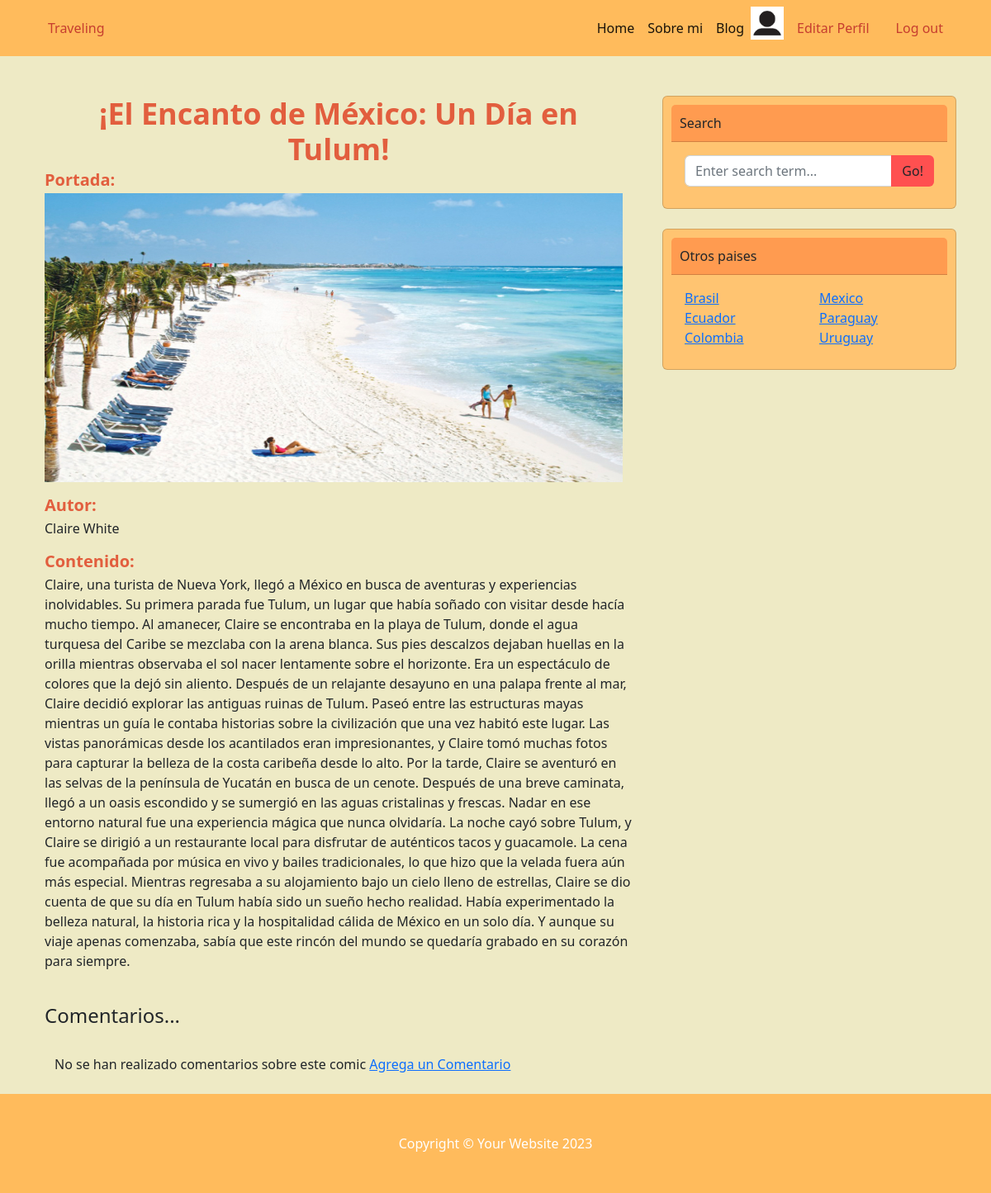
Page /final/blog_vista/5/ (signed in) on the committed database.
### final/models.py (models this page shows)
class Blog(models.Model):
    titulo = models.CharField(max_length=200)
    contenido = models.TextField()  # Cambia a TextField
    imagen = models.ImageField(upload_to='blog_images/', blank=True, null=True)
    autor = models.CharField(max_length=70)

### final/views.py (the view)
# urls.py: path('blog_vista/<int:pk>/', Blogvista.as_view(), name="blog_vista"),
class Blogvista(DetailView, LoginRequiredMixin):
    model = Blog
    success_url = reverse_lazy("blog_lista")
    template_name = "final/blog_vista.html"
    def get_context_data(self, **kwargs):
        context = super().get_context_data(**kwargs)
        context['avatar'] = obtenerAvatar(self.request)
        return context

### final/views.py (called while the page is built)
def obtenerAvatar(request):
    avatar = Avatar.objects.filter(user=request.user.id)
    if len(avatar) != 0:
        return avatar[0].imagen.url
    else:
        return "/media/avatar/avatarpordefecto.jpg"

### final/templates/final/blog_vista.html
{% extends "final/padre.html" %}
{% load static %}
{% block contenido_que_cambia %}
<div class="container">
    <h1 class="fw-bolder mb-1" style="text-align: center; font-size: 36px; color: #E25E3E;">{{blog.titulo}}</h1>
    {% if blog.imagen %}
        <h5 class="fw-bolder mb-1" style="color: #E25E3E;">Portada: </h5>
        <p><img src="{{blog.imagen.url}}" style="width: 700px; height: 350px;" alt="blog"></p>
    {% endif %}
    <p><h5 class="fw-bolder mb-1" style="color: #E25E3E;">Autor: </h5> {{blog.autor}}</p>
    <p><h5 class="fw-bolder mb-1" style="color: #E25E3E;">Contenido: </h5> {{blog.contenido}}</p>
</div>
<br>
<div class="container">
    <h4>Comentarios...</h4>
    <br>
    <div class="container">
        {% if not comentario.mensaje.all %}
        No se han realizado comentarios sobre este comic
        {% else %}
            {% for mensaje in comntario.mensaje.all %}
                <p><strong>{{comentario.nombre}}</strong></p>
                <p>{{comentario.mensaje}}</p>
                <hr>
            {% endfor %}
        {% endif %}
    <a href="{% url 'comentario' pk=blog.pk %}">Agrega un Comentario</a>
    </div>
</div>
<br>
{% endblock %}

### final/templates/final/padre.html (style rules this page uses)
body { background-color: #eeeac5; }

### rows in the picture
Blog: titulo "¡El Encanto de México: Un Día en Tulum!", imagen (picture), autor "Claire White", contenido "Claire, una turista de Nueva York, llegó a México en busca de aventuras y experiencias inolvidables. Su primera parada fue Tulum, un lugar que había soñado con visitar desde hacía mucho tiempo. Al amanecer, Claire se encontraba en la playa de Tulum, donde el agua turquesa del Caribe se mezclaba con la arena blanca. Sus pies descalzos dejaban huellas en la orilla mientras observaba el sol nacer lentamente sobre el horizonte. Era un espectáculo de colores que la dejó sin aliento. Después de un relajante desayuno en una palapa frente al mar, Claire decidió explorar las antiguas ruinas de Tulum. Paseó entre las estructuras mayas mientras un guía le contaba historias sobre la civilización que…"
